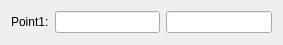
<?xml version="1.0" encoding="UTF-8"?>
<ui version="4.0">
 <class>Form</class>
 <widget class="QWidget" name="Form">
  <property name="geometry">
   <rect>
    <x>0</x>
    <y>0</y>
    <width>283</width>
    <height>45</height>
   </rect>
  </property>
  <property name="windowTitle">
   <string>Form</string>
  </property>
  <layout class="QVBoxLayout" name="verticalLayout">
   <item>
    <layout class="QGridLayout" name="gridLayout_2">
     <property name="sizeConstraint">
      <enum>QLayout::SetFixedSize</enum>
     </property>
     <item row="0" column="2">
      <widget class="QLineEdit" name="le_y"/>
     </item>
     <item row="0" column="0">
      <widget class="QLabel" name="lb_name">
       <property name="text">
        <string>Point1:</string>
       </property>
      </widget>
     </item>
     <item row="0" column="1">
      <widget class="QLineEdit" name="le_x"/>
     </item>
    </layout>
   </item>
  </layout>
 </widget>
 <resources/>
 <connections/>
</ui>
